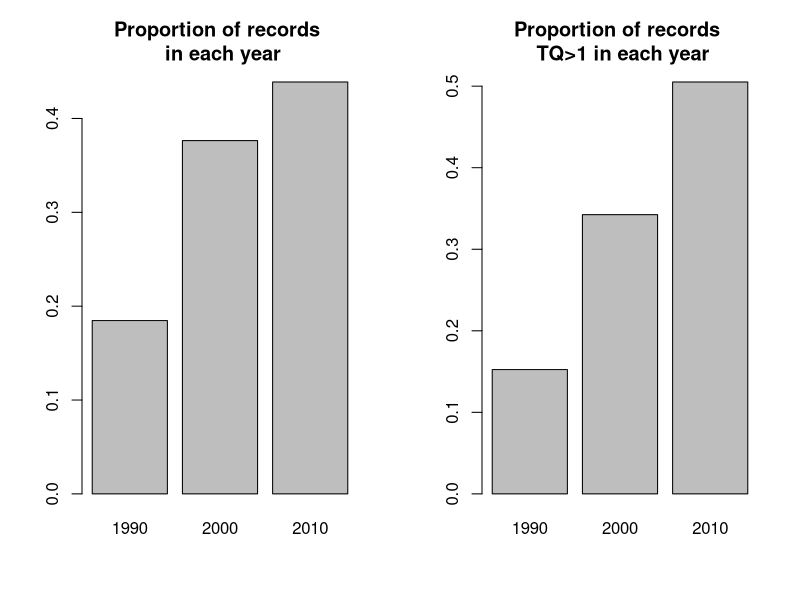
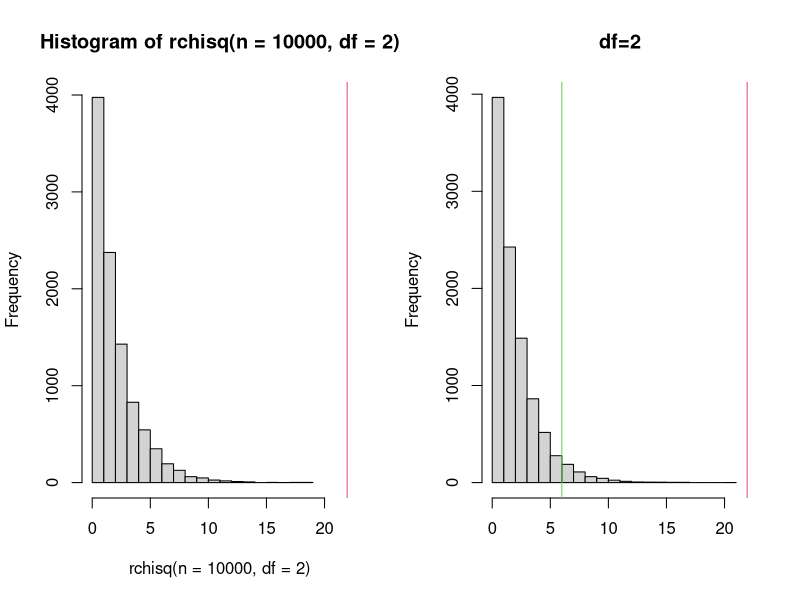
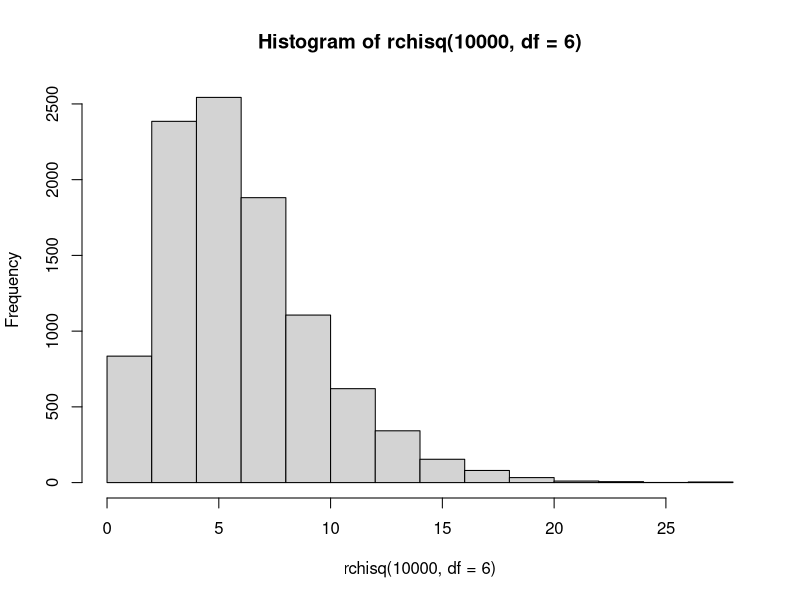
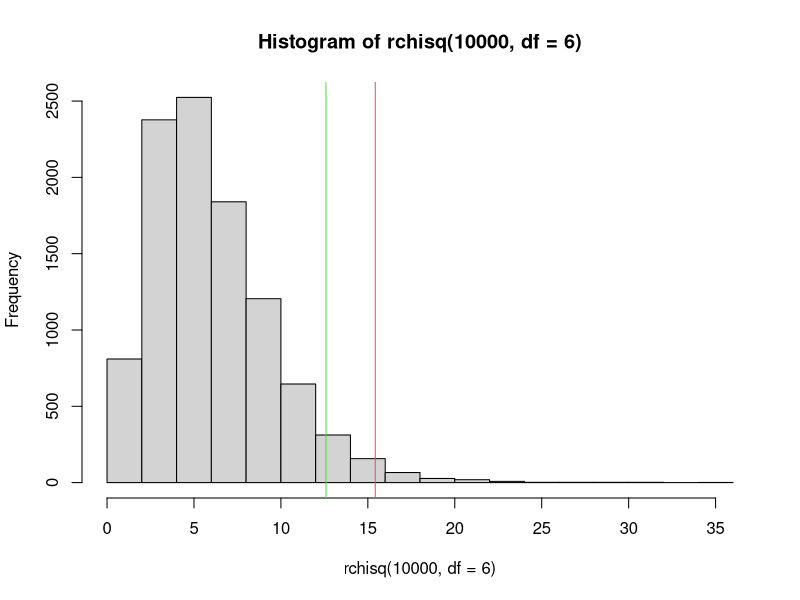

R code for these plots, in order:
# Read in the financial data
findata <- read.csv("Financial data.csv",header=TRUE) 
# Create Tobins Q indicator variable
findata$tqind <- ifelse(findata$tobinsQ>1, 1, 0) # ifelse() ifselse(test, yes, no)

# Save chosen years
which.years <- c(1990, 2000, 2010)
# Select records for chosen years
seldata <- findata[is.element(findata$year,which.years), ]

# table
table(seldata$tqind,seldata$year)

# table of total number of records in each year
table(seldata$year)

# number of records each year
tab.yr <- table(seldata$year)
tab.yr

# selects number of records where TQ > 1
tab.tq <- table(seldata$tqind, seldata$year)[2, ]
tab.tq

# Total number of records
tot.yr <- sum(tab.yr)
# Total number of TQ>1 records 
tot.tq <- sum(tab.tq)

# Proportion of records in each year
prop.yr <- tab.yr/tot.yr
prop.yr

#Proprtions of TQ>1 records in each year
prop.tq <- tab.tq/tot.tq
prop.tq

par(mfrow=c(1,2))
barplot(prop.yr,main='Proportion of records \n in each year') 
barplot(prop.tq,main='Proportion of records \n TQ>1 in each year')

# Calculate expected number of records TQ>1
exp.tq <- prop.yr * tot.tq
exp.tq

# Calculate chi-square values for all years
chisq.tq <- (tab.tq - exp.tq)^2/exp.tq
chisq.tq

# Calculate the chi-square test statistic
chisq.stat <- sum(chisq.tq)
chisq.stat

# Histogram of 10000 random values generated from a
# x2 distribution
hist(rchisq(n=10000, df=2), xlim=c(0,22))
abline(v = chisq.stat, col = 2)

# p-value
pchisq(chisq.stat, df=2, lower.tail=FALSE)
# critical value
qchisq(0.05, df = 2, lower.tail = FALSE)

# plot
chisq.crit <- qchisq(0.05, df=2, lower.tail=FALSE)
hist(rchisq(n=10000, df=2),main="df=2",xlab="",xlim=c(0,22))
abline(v=chisq.stat,col=2)
abline(v=chisq.crit,col=3)

# x2 goodness of fit test
chisq.test(tab.tq, p = prop.yr)

### x2 test of independence

# make matrix of observations
obs <- c(150,86,65,72,39,6,15,21,25,5,10,15)
obs.mat <- matrix(obs, nrow = 4, ncol = 3, byrow = FALSE)
obs.mat
# x2 test of independence
res <- chisq.test(obs.mat)
res
names(res)
# x2 statistic
res$statistic

# plot
par(mfrow = c(1,1))
# Histogram of 10000 random values generated from
# x2 distribution
hist(rchisq(10000, df = 6))

# get critical value
critical.value <- qchisq(0.05, df = 6, lower.tail = FALSE)

# plot
hist(rchisq(10000, df=6))
abline(v=critical.value, col=3) # line for critical value
abline(v=res$statistic, col=2) # line for test statistic

# expected values
res$expected
# observed values
obs.mat
# chi-squre value for each category
((obs.mat - res$expected)^2)/res$expected
